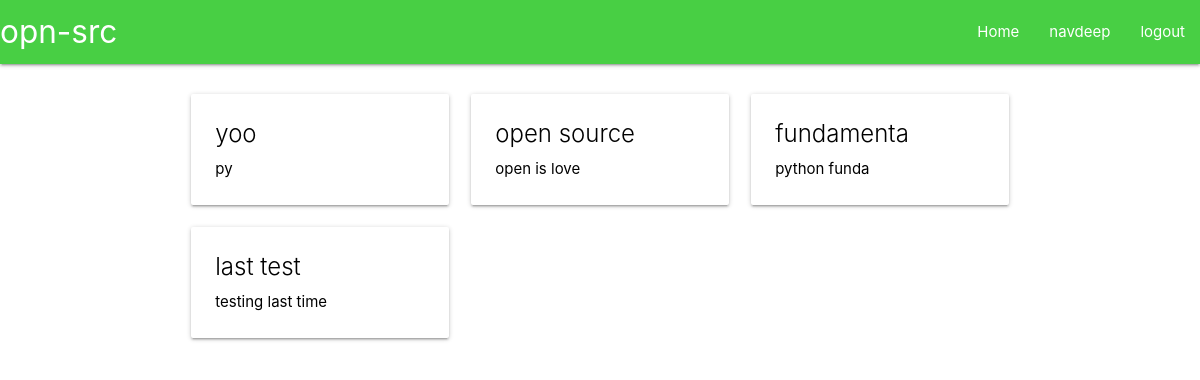
The app's page / (signed in) with its own data.
### main/models.py (models this page shows, shortened)
class TutorialCategory(models.Model):
    tutorial_category = models.CharField(max_length=200)
    category_summary = models.CharField(max_length=200)
    category_slug = models.CharField(max_length=200, default=1)
    class Meta:
        verbose_name_plural = "Categories"

### main/views.py (the view)
# urls.py: path("", views.homepage, name="homepage"),
def homepage(request):
    return render(request=request,
        template_name="main/categories.html",
        context={"categories": TutorialCategory.objects.all})

### main/templates/main/categories.html
{% extends 'main/header.html' %}
{% block content %}
    <div class="row">
        {% for cat in categories %}
            <div class="col s12 m6 l4">
                <a href="{{cat.category_slug}}", style="color:#000">
                    <div class="card hoverable">
                        <div class="card-content">
                            <div class="card-title">{{cat.tutorial_category}}</div>
                            <p>{{cat.category_summary}}</p>
                        </div>
                    </div>
                </a>
            </div>
        {% endfor %}
    </div>
{% endblock %}

### main/templates/main/includes/navbar.html
<nav>
    <div class="nav-wrapper">
      <a href="#" class="brand-logo">opn-src</a>
      <ul id="nav-mobile" class="right hide-on-med-and-down">
        <li><a href="/">Home</a></li>
        {% if user.is_authenticated %}
          <li><a href="/account">{{user.username}}</a></li>
          <li><a href="/logout">logout</a></li>
        {% else %}
        <li><a href="/register">register</a></li>
        <li><a href="/login">login</a></li>
        {% endif %}
      </ul>
    </div>
  </nav>

### records on screen
TutorialCategory: tutorial_category "yoo", category_summary "py"
TutorialCategory: tutorial_category "open source", category_summary "open is love"
TutorialCategory: tutorial_category "fundamenta", category_summary "python funda"
TutorialCategory: tutorial_category "last test", category_summary "testing last time"

### other values on screen
{{ user.username }} "navdeep"
